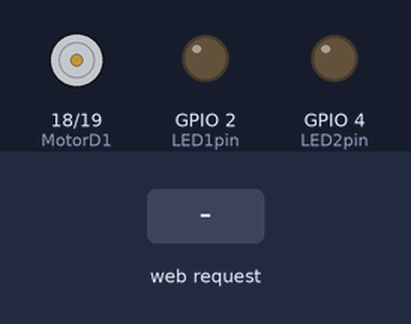
The sketch below on a simulated ESP32. Parts: motor-driver pin pairs drawn as motors (green arrow = first pin HIGH = forward, orange = second pin HIGH = backward, longer = more drive), output pins drawn as LEDs (lit = HIGH). Inputs (shaded band) come from the test bench. WiFi joins after 1.5 s; servers stay silent unless stated; what the sketch prints to the serial monitor is not drawn.

Above: at 3.2 s.
3.3 s: HTTP request GET /led2on received
At 3.7 s:
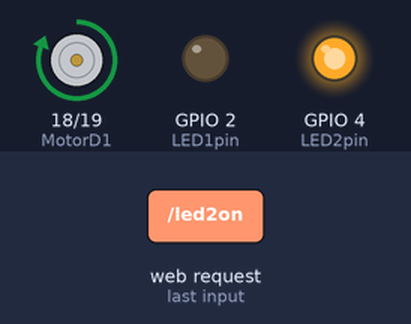
10.8 s: HTTP request GET /led1on received
At 11.9 s:
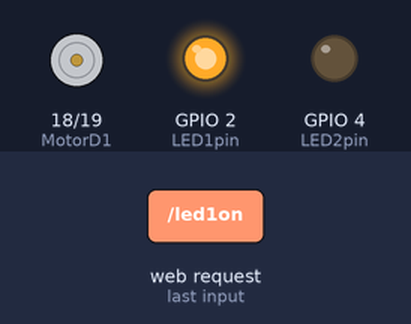
12.3 s: HTTP request GET /led2on received
At 13.0 s:
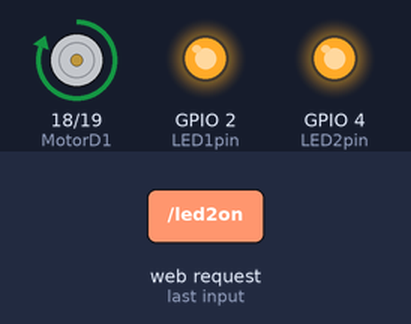
Timing chart, 0 to 18.8 s (numbered marks = the images above; inputs shaded):
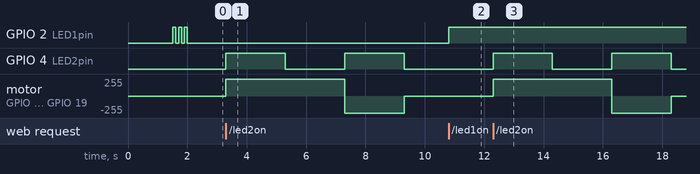

Measured:
- after the input at 3.3 s, GPIO 4 (LED2pin): alternates HIGH for 2.0 s and LOW for 2.0 s, starting at once; motor on GPIO 18 (MotorD1) / GPIO 19 (MotorD2): stopped → forward 255/255 at once, → backward 255/255 4.0 s later, → stopped 2.0 s later
- after the input at 10.8 s, GPIO 2 (LED1pin): LOW → HIGH at once
- after the input at 12.3 s, GPIO 4 (LED2pin): alternates HIGH for 2.0 s and LOW for 2.0 s, starting at once; motor on GPIO 18 (MotorD1) / GPIO 19 (MotorD2): stopped → forward 255/255 at once, → backward 255/255 4.0 s later, → stopped 2.0 s later

The sketch:

server.ino
```cpp
#include <WiFi.h>
#include <WiFiClient.h>
#include <WebServer.h>
#include <ESPmDNS.h>

/* Put your SSID & Password */
const char *ssid = "HUAWEI Home";
const char *password = "13810930304";
String ss = (String) ssid;

/* Put IP Address details */
IPAddress local_ip(192,168,1,2);
IPAddress gateway(192,168,1,1);
IPAddress subnet(255,255,255,0);

WebServer server(80);

uint8_t LED1pin = 2;
bool LED1status = LOW;

uint8_t LED2pin = 4;
bool LED2status = LOW;

uint8_t MotorD1 = 18;
uint8_t MotorD2 = 19;

void setup() {
  Serial.begin(115200);
  pinMode(LED1pin, OUTPUT);
  pinMode(LED2pin, OUTPUT);
  pinMode(MotorD1, OUTPUT);
  pinMode(MotorD2, OUTPUT);

  WiFi.mode(WIFI_STA);
  WiFi.begin(ssid, password);
  Serial.println("");

  // Wait for connection
  while (WiFi.status() != WL_CONNECTED) {
    delay(500);
    Serial.print(".");
  }

  Serial.println("");
  Serial.print("Connected to ");
  Serial.println(ssid);
  Serial.print("IP address: ");
  Serial.println(WiFi.localIP());

  digitalWrite(LED1pin, HIGH);
  delay(100);
  digitalWrite(LED1pin, LOW);
  delay(100);
  digitalWrite(LED1pin, HIGH);
  delay(100);
  digitalWrite(LED1pin, LOW);
  delay(100);
  digitalWrite(LED1pin, HIGH);
  delay(100);
  digitalWrite(LED1pin, LOW);

  //String ip = (String) WiFi.localIP();

  if (MDNS.begin("esp32")) {
    Serial.println("MDNS responder started");


  ledcSetup(0, 30000, 8);
  ledcAttachPin(4, 0);
  }

  server.on("/", handle_OnConnect);
  server.on("/led1on", handle_led1on);
  server.on("/led1off", handle_led1off);
  server.on("/led2on", handle_led2on);
  server.on("/led2off", handle_led2off);
  server.onNotFound(handle_NotFound);

  server.begin();
  Serial.println("HTTP server started");
}
void loop() {
  server.handleClient();
  if(LED1status)
  {digitalWrite(LED1pin, HIGH);}
  else
  {digitalWrite(LED1pin, LOW);}

  if(LED2status)
  {
    digitalWrite(MotorD1, HIGH);
    digitalWrite(MotorD2, LOW);

    ledcWrite(0, 255);
    delay(2000);

    ledcWrite(0, 0);
    delay(2000);

    digitalWrite(MotorD1, LOW);
    digitalWrite(MotorD2, HIGH);

    LED2status = LOW;
    ledcWrite(0, 255);
    delay(2000);

    server.send(200, "text/html", SendHTML(LED1status,false));
  }
  else
  {
    digitalWrite(MotorD1, LOW);
    digitalWrite(MotorD2, LOW);
    ledcWrite(0, 0);
  }


}

void handle_OnConnect() {
  LED1status = LOW;
  LED2status = LOW;
  Serial.println("GPIO7 Status: OFF | GPIO6 Status: OFF");
  server.send(200, "text/html", SendHTML(LED1status,LED2status));
}

void handle_led1on() {
  LED1status = HIGH;
  Serial.println("GPIO7 Status: ON");
  server.send(200, "text/html", SendHTML(true,LED2status));
}

void handle_led1off() {
  LED1status = LOW;
  Serial.println("GPIO7 Status: OFF");
  server.send(200, "text/html", SendHTML(false,LED2status));
}

void handle_led2on() {
  LED2status = HIGH;
  Serial.println("GPIO6 Status: ON");
  server.send(200, "text/html", SendHTML(LED1status,true));
}

void handle_led2off() {
  LED2status = LOW;
  Serial.println("GPIO6 Status: OFF");
  server.send(200, "text/html", SendHTML(LED1status,false));
}

void handle_NotFound(){
  server.send(404, "text/plain", "Not found");
}

String SendHTML(uint8_t led1stat,uint8_t led2stat){
  String ptr = "<!DOCTYPE html> <html>\n";
  ptr +="<head><meta name=\"viewport\" content=\"width=device-width, initial-scale=1.0, user-scalable=no\">\n";
  ptr +="<title>LED Control</title>\n";
  ptr +="<style>html { font-family: Helvetica; display: inline-block; margin: 0px auto; text-align: center;}\n";
  ptr +="body{margin-top: 50px;} h1 {color: #444444;margin: 50px auto 30px;} h3 {color: #444444;margin-bottom: 50px;}\n";
  ptr +=".button {display: block;width: 80px;background-color: #1abc9c;border: none;color: white;padding: 13px 30px;text-decoration: none;font-size: 25px;margin: 0px auto 35px;cursor: pointer;border-radius: 4px;}\n";
  ptr +=".button-on {background-color: #1abc9c;}\n";
  ptr +=".button-on:active {background-color: #16a085;}\n";
  ptr +=".button-off {background-color: #34495e;}\n";
  ptr +=".button-off:active {background-color: #2c3e50;}\n";
  ptr +="p {font-size: 14px;color: #888;margin-bottom: 10px;}\n";
  ptr +="</style>\n";
  ptr +="</head>\n";
  ptr +="<body>\n";
  ptr +="<h1>ESP32 Web Server</h1>\n";
  ptr +="<h3>Connected to: " + ss + "</h3>\n";

   if(led1stat)
  {ptr +="<p>LED1 Status: ON</p><a class=\"button button-off\" href=\"/led1off\">OFF</a>\n";}
  else
  {ptr +="<p>LED1 Status: OFF</p><a class=\"button button-on\" href=\"/led1on\">ON</a>\n";}

  if(led2stat)
  {ptr +="<p>LED2 Status: ON</p><a class=\"button button-off\" href=\"/led2off\">OFF</a>\n";}
  else
  {ptr +="<p>LED2 Status: OFF</p><a class=\"button button-on\" href=\"/led2on\">ON</a>\n";}

  ptr +="</body>\n";
  ptr +="</html>\n";
  return ptr;
}
```
